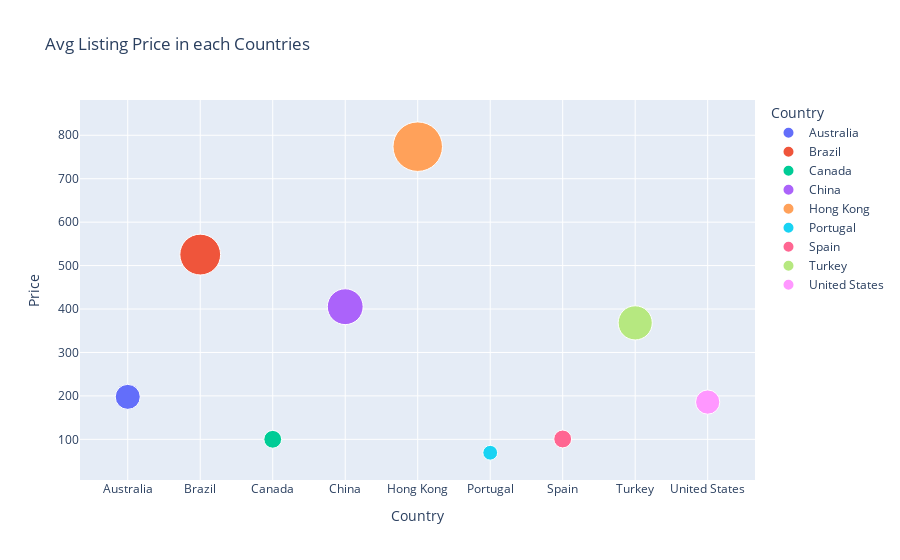

The cell this chart's notebook holds for it:
### Code cell
fig = px.scatter(data_frame=country_df,
           x='Country',y='Price',
           color='Country',
           size='Price',
           opacity=1,
           size_max=35,
           title='Avg Listing Price in each Countries')
fig.show()

### Figure 1 — Plotly figure (JSON) as saved in the notebook; plotly's stock layout.template omitted (floating-point values rounded to 4 significant figures)
{"data": [{"hovertemplate": "Country=%{x}<br>Price=%{marker.size}<extra></extra>", "legendgroup": "Australia", "marker": {"color": "#636efa", "opacity": 1, "size": [197.8], "sizemode": "area", "sizeref": 0.6317, "symbol": "circle"}, "mode": "markers", "name": "Australia", "orientation": "v", "showlegend": true, "type": "scatter", "x": ["Australia"], "xaxis": "x", "y": [197.8], "yaxis": "y"}, {"hovertemplate": "Country=%{x}<br>Price=%{marker.size}<extra></extra>", "legendgroup": "Brazil", "marker": {"color": "#EF553B", "opacity": 1, "size": [525.3], "sizemode": "area", "sizeref": 0.6317, "symbol": "circle"}, "mode": "markers", "name": "Brazil", "orientation": "v", "showlegend": true, "type": "scatter", "x": ["Brazil"], "xaxis": "x", "y": [525.3], "yaxis": "y"}, {"hovertemplate": "Country=%{x}<br>Price=%{marker.size}<extra></extra>", "legendgroup": "Canada", "marker": {"color": "#00cc96", "opacity": 1, "size": [100.1], "sizemode": "area", "sizeref": 0.6317, "symbol": "circle"}, "mode": "markers", "name": "Canada", "orientation": "v", "showlegend": true, "type": "scatter", "x": ["Canada"], "xaxis": "x", "y": [100.1], "yaxis": "y"}, {"hovertemplate": "Country=%{x}<br>Price=%{marker.size}<extra></extra>", "legendgroup": "China", "marker": {"color": "#ab63fa", "opacity": 1, "size": [405.4], "sizemode": "area", "sizeref": 0.6317, "symbol": "circle"}, "mode": "markers", "name": "China", "orientation": "v", "showlegend": true, "type": "scatter", "x": ["China"], "xaxis": "x", "y": [405.4], "yaxis": "y"}, {"hovertemplate": "Country=%{x}<br>Price=%{marker.size}<extra></extra>", "legendgroup": "Hong Kong", "marker": {"color": "#FFA15A", "opacity": 1, "size": [773.8], "sizemode": "area", "sizeref": 0.6317, "symbol": "circle"}, "mode": "markers", "name": "Hong Kong", "orientation": "v", "showlegend": true, "type": "scatter", "x": ["Hong Kong"], "xaxis": "x", "y": [773.8], "yaxis": "y"}, {"hovertemplate": "Country=%{x}<br>Price=%{marker.size}<extra></extra>", "legendgroup": "Portugal", "marker": {"color": "#19d3f3", "opacity": 1, "size": [69.18], "sizemode": "area", "sizeref": 0.6317, "symbol": "circle"}, "mode": "markers", "name": "Portugal", "orientation": "v", "showlegend": true, "type": "scatter", "x": ["Portugal"], "xaxis": "x", "y": [69.18], "yaxis": "y"}, {"hovertemplate": "Country=%{x}<br>Price=%{marker.size}<extra></extra>", "legendgroup": "Spain", "marker": {"color": "#FF6692", "opacity": 1, "size": [100.8], "sizemode": "area", "sizeref": 0.6317, "symbol": "circle"}, "mode": "markers", "name": "Spain", "orientation": "v", "showlegend": true, "type": "scatter", "x": ["Spain"], "xaxis": "x", "y": [100.8], "yaxis": "y"}, {"hovertemplate": "Country=%{x}<br>Price=%{marker.size}<extra></extra>", "legendgroup": "Turkey", "marker": {"color": "#B6E880", "opacity": 1, "size": [368.1], "sizemode": "area", "sizeref": 0.6317, "symbol": "circle"}, "mode": "markers", "name": "Turkey", "orientation": "v", "showlegend": true, "type": "scatter", "x": ["Turkey"], "xaxis": "x", "y": [368.1], "yaxis": "y"}, {"hovertemplate": "Country=%{x}<br>Price=%{marker.size}<extra></extra>", "legendgroup": "United States", "marker": {"color": "#FF97FF", "opacity": 1, "size": [185.8], "sizemode": "area", "sizeref": 0.6317, "symbol": "circle"}, "mode": "markers", "name": "United States", "orientation": "v", "showlegend": true, "type": "scatter", "x": ["United States"], "xaxis": "x", "y": [185.8], "yaxis": "y"}], "layout": {"legend": {"itemsizing": "constant", "title": {"text": "Country"}, "tracegroupgap": 0}, "title": {"text": "Avg Listing Price in each Countries"}, "xaxis": {"anchor": "y", "categoryarray": ["Australia", "Brazil", "Canada", "China", "Hong Kong", "Portugal", "Spain", "Turkey", "United States"], "categoryorder": "array", "domain": [0, 1], "title": {"text": "Country"}}, "yaxis": {"anchor": "x", "domain": [0, 1], "title": {"text": "Price"}}}}
